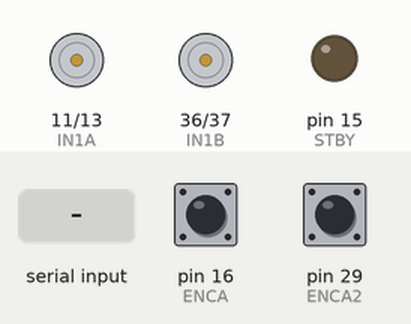
Simulated run of this program. Board: Raspberry Pi (header pin numbers). On the bench: motor-driver pin pairs drawn as motors (green arrow = first pin HIGH = forward, orange = second pin HIGH = backward, longer = more drive, scaled by the enable pin, stopped while the standby pin is LOW), output pins drawn as LEDs (lit = HIGH). The test bench sets the inputs (shaded band); at power-on: pin 16 (ENCA) HIGH, pin 29 (ENCA2) HIGH. Random numbers come from a fixed seed; the clock reads 2024-03-15 10:24:30 at power-on unless the program sets it; what the program prints to the terminal is not drawn.

Above: at 1.2 s.
1.3 s: "1" typed at the terminal, then Enter
At 2.6 s:
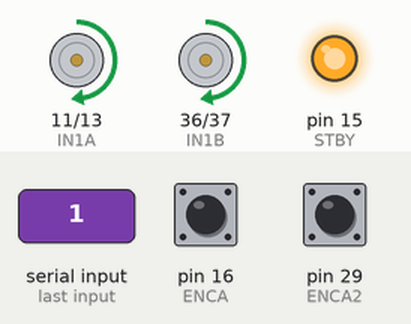
4.3 s: "2" typed at the terminal, then Enter
At 6.1 s:
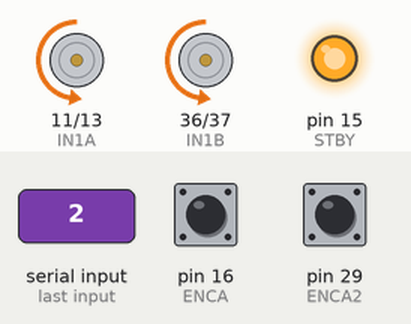
7.3 s: "3" typed at the terminal, then Enter
At 9.0 s:
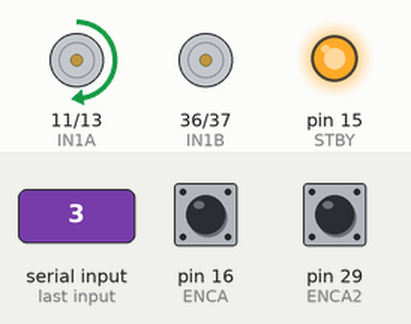
10.3 s: "4" typed at the terminal, then Enter
13.3 s: "5" typed at the terminal, then Enter
Timing chart, 0 to 21.8 s (numbered marks = the images above; inputs shaded):
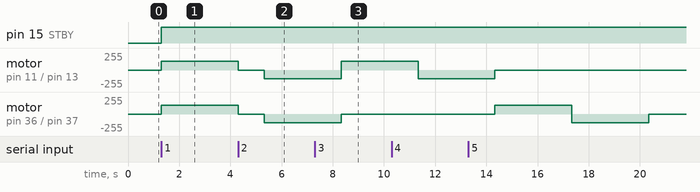

Measured:
- after the input at 1.3 s, pin 15 (STBY): LOW → HIGH at once; motor on pin 11 (IN1A) / pin 13 (IN2A), motor on pin 36 (IN1B) / pin 37 (IN2B): stopped → forward 128/255 at once

The program:

dual_motor_test.py
```python
#!/usr/bin/env python3

import RPi.GPIO as GPIO
import time
from threading import Lock
import signal
import sys

# Pin Definitions for both motors
# Motor A
PWMA = 12
IN1A = 11
IN2A = 13
ENCA = 16
ENCB = 18

# Motor B
PWMB = 35
IN1B = 36
IN2B = 37
ENCA2 = 29
ENCB2 = 31

STBY = 15  # Standby Pin (shared between both motors)

class DualMotorTest:
    def __init__(self, use_interrupts=False):
        # Initialize GPIO
        GPIO.setmode(GPIO.BOARD)
        GPIO.setwarnings(False)
        GPIO.cleanup()

        # Initialize encoder positions and locks
        self.encoder_pos_a = 0
        self.encoder_pos_b = 0
        self.encoder_lock_a = Lock()
        self.encoder_lock_b = Lock()
        self.use_interrupts = use_interrupts
        self.running = True

        # Setup pins for Motor A
        GPIO.setup(ENCA, GPIO.IN, pull_up_down=GPIO.PUD_UP)
        GPIO.setup(ENCB, GPIO.IN, pull_up_down=GPIO.PUD_UP)
        GPIO.setup(PWMA, GPIO.OUT)
        GPIO.setup(IN1A, GPIO.OUT)
        GPIO.setup(IN2A, GPIO.OUT)

        # Setup pins for Motor B
        GPIO.setup(ENCA2, GPIO.IN, pull_up_down=GPIO.PUD_UP)
        GPIO.setup(ENCB2, GPIO.IN, pull_up_down=GPIO.PUD_UP)
        GPIO.setup(PWMB, GPIO.OUT)
        GPIO.setup(IN1B, GPIO.OUT)
        GPIO.setup(IN2B, GPIO.OUT)

        # Setup standby pin
        GPIO.setup(STBY, GPIO.OUT)

        # Initialize PWM for both motors
        self.pwm_a = GPIO.PWM(PWMA, 1000)
        self.pwm_b = GPIO.PWM(PWMB, 1000)
        self.pwm_a.start(0)
        self.pwm_b.start(0)

        if use_interrupts:
            try:
                # Setup interrupts for Motor A
                GPIO.remove_event_detect(ENCA)
                GPIO.add_event_detect(ENCA, GPIO.RISING,
                                    callback=lambda x: self.encoder_callback(x, 'A'),
                                    bouncetime=50)

                # Setup interrupts for Motor B
                GPIO.remove_event_detect(ENCA2)
                GPIO.add_event_detect(ENCA2, GPIO.RISING,
                                    callback=lambda x: self.encoder_callback(x, 'B'),
                                    bouncetime=50)
                print("Successfully added event detection to both encoders")
            except Exception as e:
                print(f"Failed to set up encoder interrupts: {str(e)}")
                print("Falling back to polling mode")
                self.use_interrupts = False

        if not self.use_interrupts:
            from threading import Thread
            self.poll_thread = Thread(target=self.poll_encoders, daemon=True)
            self.poll_thread.start()
            print("Started encoder polling thread")

    def poll_encoders(self):
        last_a = GPIO.input(ENCA)
        last_a2 = GPIO.input(ENCA2)

        while self.running:
            # Poll Motor A
            a = GPIO.input(ENCA)
            b = GPIO.input(ENCB)
            if a != last_a and a == 1:
                with self.encoder_lock_a:
                    if b:
                        self.encoder_pos_a += 1
                    else:
                        self.encoder_pos_a -= 1
            last_a = a

            # Poll Motor B
            a2 = GPIO.input(ENCA2)
            b2 = GPIO.input(ENCB2)
            if a2 != last_a2 and a2 == 1:
                with self.encoder_lock_b:
                    if b2:
                        self.encoder_pos_b += 1
                    else:
                        self.encoder_pos_b -= 1
            last_a2 = a2

            time.sleep(0.0001)

    def encoder_callback(self, channel, motor):
        if motor == 'A':
            with self.encoder_lock_a:
                b = GPIO.input(ENCB)
                if b > 0:
                    self.encoder_pos_a += 1
                else:
                    self.encoder_pos_a -= 1
        else:  # motor == 'B'
            with self.encoder_lock_b:
                b = GPIO.input(ENCB2)
                if b > 0:
                    self.encoder_pos_b += 1
                else:
                    self.encoder_pos_b -= 1

    def set_motor(self, motor, direction, speed):
        """
        Set motor direction and speed
        motor: 'A' or 'B' to specify which motor
        direction: 1 for forward, -1 for reverse, 0 for stop
        speed: PWM duty cycle (0-100)
        """
        GPIO.output(STBY, GPIO.HIGH)

        if motor == 'A':
            pwm, in1, in2 = self.pwm_a, IN1A, IN2A
        else:  # motor == 'B'
            pwm, in1, in2 = self.pwm_b, IN1B, IN2B

        if direction == 1:
            GPIO.output(in1, GPIO.HIGH)
            GPIO.output(in2, GPIO.LOW)
        elif direction == -1:
            GPIO.output(in1, GPIO.LOW)
            GPIO.output(in2, GPIO.HIGH)
        else:
            GPIO.output(in1, GPIO.LOW)
            GPIO.output(in2, GPIO.LOW)

        pwm.ChangeDutyCycle(speed)

    def test_sequence(self):
        try:
            print("Starting dual motor test sequence...")

            # Test both motors forward
            print("\nTesting both motors forward (3 seconds)...")
            start_pos_a = self.encoder_pos_a
            start_pos_b = self.encoder_pos_b
            self.set_motor('A', 1, 50)
            self.set_motor('B', 1, 50)

            start_time = time.time()
            while (time.time() - start_time) < 3:
                pos_a = self.encoder_pos_a
                pos_b = self.encoder_pos_b
                elapsed = time.time() - start_time
                print(f"Time: {elapsed:.1f}s, Motor A: {pos_a - start_pos_a}, Motor B: {pos_b - start_pos_b}", end='\r')
                time.sleep(0.1)

            self.set_motor('A', 0, 0)
            self.set_motor('B', 0, 0)
            print("\nForward test complete")
            time.sleep(1)

            # Test both motors reverse
            print("\nTesting both motors reverse (3 seconds)...")
            start_pos_a = self.encoder_pos_a
            start_pos_b = self.encoder_pos_b
            self.set_motor('A', -1, 50)
            self.set_motor('B', -1, 50)

            start_time = time.time()
            while (time.time() - start_time) < 3:
                pos_a = self.encoder_pos_a
                pos_b = self.encoder_pos_b
                elapsed = time.time() - start_time
                print(f"Time: {elapsed:.1f}s, Motor A: {pos_a - start_pos_a}, Motor B: {pos_b - start_pos_b}", end='\r')
                time.sleep(0.1)

            self.set_motor('A', 0, 0)
            self.set_motor('B', 0, 0)
            print("\nReverse test complete")

        except Exception as e:
            print(f"Error during test: {e}")
            self.cleanup()
            sys.exit(1)

    def cleanup(self):
        self.running = False
        time.sleep(0.1)
        self.pwm_a.stop()
        self.pwm_b.stop()
        GPIO.cleanup()

def main():
    print("GPIO Test Program for Dual Motor Setup")
    print("Pin Configuration:")
    print("\nMotor A:")
    print(f"ENCA: GPIO{ENCA}")
    print(f"ENCB: GPIO{ENCB}")
    print(f"PWMA: GPIO{PWMA}")
    print(f"IN1A: GPIO{IN1A}")
    print(f"IN2A: GPIO{IN2A}")
    print("\nMotor B:")
    print(f"ENCA2: GPIO{ENCA2}")
    print(f"ENCB2: GPIO{ENCB2}")
    print(f"PWMB: GPIO{PWMB}")
    print(f"IN1B: GPIO{IN1B}")
    print(f"IN2B: GPIO{IN2B}")
    print(f"\nSTBY: GPIO{STBY}")

    try:
        print("\nAttempting to initialize with interrupts...")
        tester = DualMotorTest(use_interrupts=True)
    except Exception as e:
        print(f"Failed to initialize with interrupts: {e}")
        print("\nRetrying with polling mode...")
        tester = DualMotorTest(use_interrupts=False)

    while True:
        print("\nSelect test option:")
        print("1. Run full test sequence (both motors)")
        print("2. Test Motor A forward")
        print("3. Test Motor A reverse")
        print("4. Test Motor B forward")
        print("5. Test Motor B reverse")
        print("6. Test both motors")
        print("7. Exit")

        choice = input("Enter choice (1-7): ")

        if choice == '1':
            tester.test_sequence()
        elif choice == '2':
            print("Running Motor A forward for 3 seconds...")
            tester.set_motor('A', 1, 50)
            time.sleep(3)
            tester.set_motor('A', 0, 0)
        elif choice == '3':
            print("Running Motor A reverse for 3 seconds...")
            tester.set_motor('A', -1, 50)
            time.sleep(3)
            tester.set_motor('A', 0, 0)
        elif choice == '4':
            print("Running Motor B forward for 3 seconds...")
            tester.set_motor('B', 1, 50)
            time.sleep(3)
            tester.set_motor('B', 0, 0)
        elif choice == '5':
            print("Running Motor B reverse for 3 seconds...")
            tester.set_motor('B', -1, 50)
            time.sleep(3)
            tester.set_motor('B', 0, 0)
        elif choice == '6':
            print("Running both motors forward for 3 seconds...")
            tester.set_motor('A', 1, 50)
            tester.set_motor('B', 1, 50)
            time.sleep(3)
            tester.set_motor('A', 0, 0)
            tester.set_motor('B', 0, 0)
        elif choice == '7':
            print("Exiting...")
            tester.cleanup()
            break
        else:
            print("Invalid choice, please try again")

if __name__ == "__main__":
    main()
```
